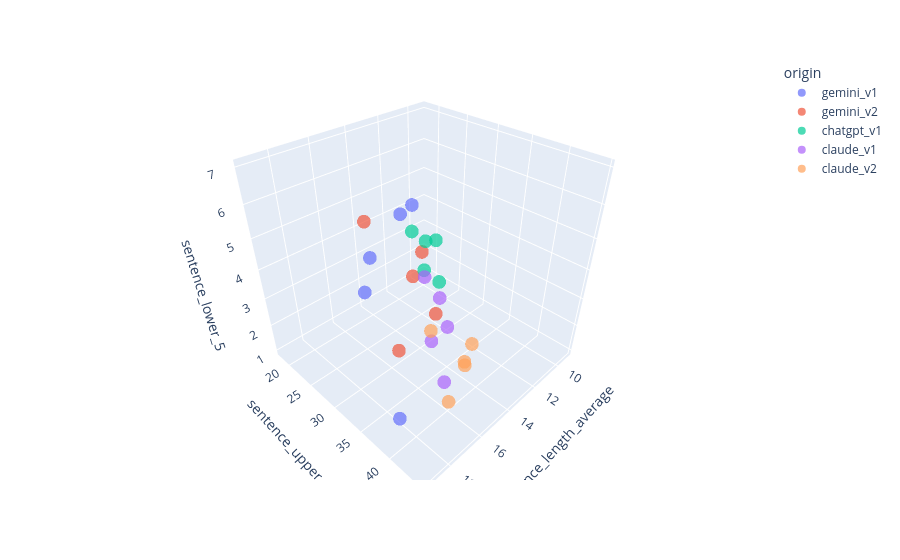

Notebook code cell kept with this figure:
### Code cell
fig = px.scatter_3d(
    ai_stories_df,
    "sentence_length_average",
    "sentence_upper_95",
    "sentence_lower_5",
    color="origin",
    opacity=0.7
)

fig.show()

### Figure 1 — Plotly figure (JSON) as saved in the notebook; plotly's stock layout.template omitted (floating-point values rounded to 4 significant figures)
{"data": [{"hovertemplate": "origin=gemini_v1<br>sentence_length_average=%{x}<br>sentence_upper_95=%{y}<br>sentence_lower_5=%{z}<extra></extra>", "legendgroup": "gemini_v1", "marker": {"color": "#636efa", "opacity": 0.7, "symbol": "circle"}, "mode": "markers", "name": "gemini_v1", "scene": "scene", "showlegend": true, "type": "scatter3d", "x": [19.23, 13.43, 17.5, 12.61, 16.53], "y": [41.0, 25.0, 30.75, 24.9, 28.8], "z": [2.4, 5.0, 4.25, 5.1, 4.8]}, {"hovertemplate": "origin=gemini_v2<br>sentence_length_average=%{x}<br>sentence_upper_95=%{y}<br>sentence_lower_5=%{z}<extra></extra>", "legendgroup": "gemini_v2", "marker": {"color": "#EF553B", "opacity": 0.7, "symbol": "circle"}, "mode": "markers", "name": "gemini_v2", "scene": "scene", "showlegend": true, "type": "scatter3d", "x": [18.68, 16.44, 14.72, 12.92, 12.66], "y": [35.65, 32.85, 32.3, 30.15, 25.0], "z": [7.0, 2.15, 4.85, 1.85, 2.6]}, {"hovertemplate": "origin=chatgpt_v1<br>sentence_length_average=%{x}<br>sentence_upper_95=%{y}<br>sentence_lower_5=%{z}<extra></extra>", "legendgroup": "chatgpt_v1", "marker": {"color": "#00cc96", "opacity": 0.7, "symbol": "circle"}, "mode": "markers", "name": "chatgpt_v1", "scene": "scene", "showlegend": true, "type": "scatter3d", "x": [9.382, 10.47, 10.18, 9.985, 9.156], "y": [22.0, 21.75, 18.05, 22.65, 18.0], "z": [1.0, 3.0, 2.95, 3.0, 1.0]}, {"hovertemplate": "origin=claude_v1<br>sentence_length_average=%{x}<br>sentence_upper_95=%{y}<br>sentence_lower_5=%{z}<extra></extra>", "legendgroup": "claude_v1", "marker": {"color": "#ab63fa", "opacity": 0.7, "symbol": "circle"}, "mode": "markers", "name": "claude_v1", "scene": "scene", "showlegend": true, "type": "scatter3d", "x": [13.52, 14.07, 12.92, 12.04, 15.33], "y": [30.9, 31.0, 30.8, 30.3, 37.75], "z": [1.05, 3.7, 2.55, 1.0, 1.25]}, {"hovertemplate": "origin=claude_v2<br>sentence_length_average=%{x}<br>sentence_upper_95=%{y}<br>sentence_lower_5=%{z}<extra></extra>", "legendgroup": "claude_v2", "marker": {"color": "#FFA15A", "opacity": 0.7, "symbol": "circle"}, "mode": "markers", "name": "claude_v2", "scene": "scene", "showlegend": true, "type": "scatter3d", "x": [15.57, 15.94, 17.93, 13.52, 12.11], "y": [36.0, 42.0, 44.5, 37.0, 35.05], "z": [3.0, 3.0, 3.0, 1.0, 1.0]}], "layout": {"legend": {"title": {"text": "origin"}, "tracegroupgap": 0}, "margin": {"t": 60}, "scene": {"domain": {"x": [0, 1], "y": [0, 1]}, "xaxis": {"title": {"text": "sentence_length_average"}}, "yaxis": {"title": {"text": "sentence_upper_95"}}, "zaxis": {"title": {"text": "sentence_lower_5"}}}}}
